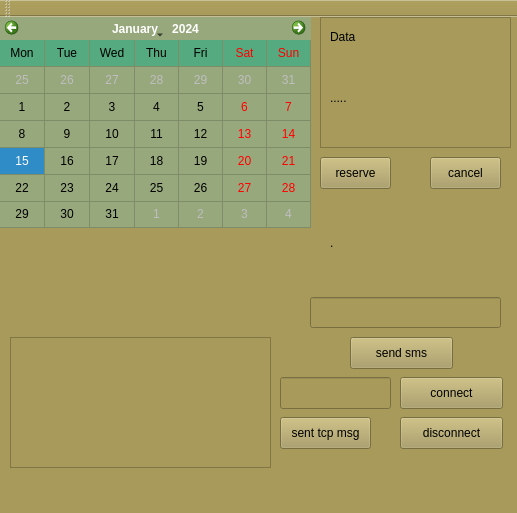
<?xml version="1.0" encoding="UTF-8"?>
<ui version="4.0">
 <class>MainWindow</class>
 <widget class="QMainWindow" name="MainWindow">
  <property name="geometry">
   <rect>
    <x>0</x>
    <y>0</y>
    <width>517</width>
    <height>513</height>
   </rect>
  </property>
  <property name="windowTitle">
   <string>Telepro-Client</string>
  </property>
  <property name="styleSheet">
   <string notr="true">background-color: rgb(167, 154, 91);</string>
  </property>
  <widget class="QWidget" name="centralWidget">
   <widget class="QCalendarWidget" name="calendarWidget">
    <property name="geometry">
     <rect>
      <x>0</x>
      <y>0</y>
      <width>311</width>
      <height>211</height>
     </rect>
    </property>
    <property name="styleSheet">
     <string notr="true">border-color: rgb(85, 255, 0);
background-color: rgb(77, 93, 70);
alternate-background-color: rgb(85, 170, 127);
border-top-color: rgb(0, 85, 255);
border-right-color: rgb(85, 170, 255);
border-left-color: rgb(255, 0, 127);
border-left-color: rgb(0, 0, 127);
background-color: rgb(152, 168, 125);</string>
    </property>
    <property name="gridVisible">
     <bool>true</bool>
    </property>
    <property name="verticalHeaderFormat">
     <enum>QCalendarWidget::NoVerticalHeader</enum>
    </property>
    <property name="navigationBarVisible">
     <bool>true</bool>
    </property>
    <property name="dateEditEnabled">
     <bool>true</bool>
    </property>
   </widget>
   <widget class="QFrame" name="frame">
    <property name="geometry">
     <rect>
      <x>320</x>
      <y>0</y>
      <width>191</width>
      <height>131</height>
     </rect>
    </property>
    <property name="frameShape">
     <enum>QFrame::StyledPanel</enum>
    </property>
    <property name="frameShadow">
     <enum>QFrame::Raised</enum>
    </property>
    <widget class="QLabel" name="label_3">
     <property name="geometry">
      <rect>
       <x>10</x>
       <y>40</y>
       <width>171</width>
       <height>81</height>
      </rect>
     </property>
     <property name="text">
      <string>.....</string>
     </property>
     <property name="wordWrap">
      <bool>true</bool>
     </property>
    </widget>
    <widget class="QLabel" name="label_2">
     <property name="geometry">
      <rect>
       <x>10</x>
       <y>10</y>
       <width>111</width>
       <height>20</height>
      </rect>
     </property>
     <property name="text">
      <string>Data</string>
     </property>
    </widget>
   </widget>
   <widget class="QPushButton" name="pushButton">
    <property name="geometry">
     <rect>
      <x>320</x>
      <y>140</y>
      <width>71</width>
      <height>32</height>
     </rect>
    </property>
    <property name="text">
     <string>reserve</string>
    </property>
   </widget>
   <widget class="QPushButton" name="pushButton_2">
    <property name="geometry">
     <rect>
      <x>430</x>
      <y>140</y>
      <width>71</width>
      <height>32</height>
     </rect>
    </property>
    <property name="text">
     <string>cancel</string>
    </property>
   </widget>
   <widget class="QPushButton" name="pushButton_4">
    <property name="geometry">
     <rect>
      <x>350</x>
      <y>320</y>
      <width>103</width>
      <height>32</height>
     </rect>
    </property>
    <property name="text">
     <string>send sms</string>
    </property>
   </widget>
   <widget class="QLineEdit" name="lineEdit">
    <property name="geometry">
     <rect>
      <x>310</x>
      <y>280</y>
      <width>191</width>
      <height>31</height>
     </rect>
    </property>
   </widget>
   <widget class="QLabel" name="label_4">
    <property name="geometry">
     <rect>
      <x>330</x>
      <y>190</y>
      <width>161</width>
      <height>71</height>
     </rect>
    </property>
    <property name="text">
     <string>.</string>
    </property>
    <property name="wordWrap">
     <bool>true</bool>
    </property>
   </widget>
   <widget class="QLabel" name="label_status">
    <property name="geometry">
     <rect>
      <x>310</x>
      <y>440</y>
      <width>171</width>
      <height>20</height>
     </rect>
    </property>
    <property name="text">
     <string/>
    </property>
   </widget>
   <widget class="QTextEdit" name="textEdit_log">
    <property name="geometry">
     <rect>
      <x>10</x>
      <y>320</y>
      <width>261</width>
      <height>131</height>
     </rect>
    </property>
   </widget>
   <widget class="QPushButton" name="pushButton_connect">
    <property name="geometry">
     <rect>
      <x>400</x>
      <y>360</y>
      <width>103</width>
      <height>32</height>
     </rect>
    </property>
    <property name="text">
     <string>connect</string>
    </property>
   </widget>
   <widget class="QPushButton" name="pushButton_send">
    <property name="geometry">
     <rect>
      <x>280</x>
      <y>400</y>
      <width>91</width>
      <height>32</height>
     </rect>
    </property>
    <property name="text">
     <string>sent tcp msg</string>
    </property>
   </widget>
   <widget class="QPushButton" name="pushButton_disconnect">
    <property name="geometry">
     <rect>
      <x>400</x>
      <y>400</y>
      <width>103</width>
      <height>32</height>
     </rect>
    </property>
    <property name="text">
     <string>disconnect</string>
    </property>
   </widget>
   <widget class="QLineEdit" name="lineEdit_message">
    <property name="geometry">
     <rect>
      <x>280</x>
      <y>360</y>
      <width>111</width>
      <height>32</height>
     </rect>
    </property>
   </widget>
  </widget>
  <widget class="QMenuBar" name="menuBar">
   <property name="geometry">
    <rect>
     <x>0</x>
     <y>0</y>
     <width>517</width>
     <height>26</height>
    </rect>
   </property>
  </widget>
  <widget class="QToolBar" name="mainToolBar">
   <attribute name="toolBarArea">
    <enum>TopToolBarArea</enum>
   </attribute>
   <attribute name="toolBarBreak">
    <bool>false</bool>
   </attribute>
  </widget>
  <widget class="QStatusBar" name="statusBar"/>
 </widget>
 <layoutdefault spacing="6" margin="11"/>
 <resources/>
 <connections>
  <connection>
   <sender>calendarWidget</sender>
   <signal>selectionChanged()</signal>
   <receiver>label_2</receiver>
   <slot>update()</slot>
   <hints>
    <hint type="sourcelabel">
     <x>289</x>
     <y>110</y>
    </hint>
    <hint type="destinationlabel">
     <x>330</x>
     <y>68</y>
    </hint>
   </hints>
  </connection>
 </connections>
</ui>
